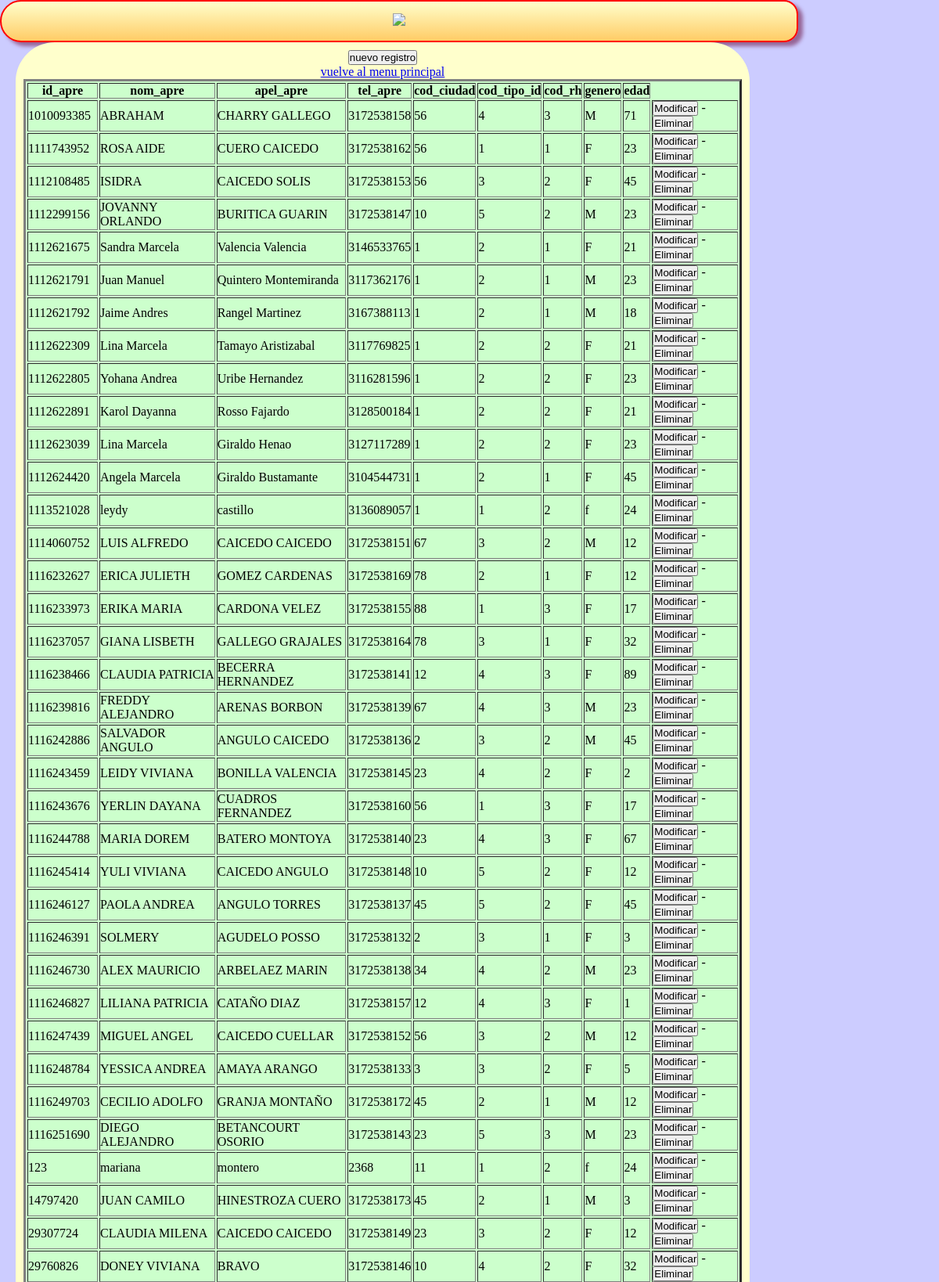
The page /aprendiz/index.php (upper part) on the database its author committed.
### tables this page shows
CREATE TABLE IF NOT EXISTS `aprendiz` (
  `id_apre` varchar(12) NOT NULL DEFAULT '',
  `nom_apre` varchar(60) DEFAULT NULL,
  `apel_apre` varchar(60) DEFAULT NULL,
  `tel_apre` varchar(12) DEFAULT NULL,
  `cod_ciudad` varchar(2) DEFAULT NULL,
  `cod_tipo_id` varchar(3) DEFAULT NULL,
  `cod_rh` varchar(3) DEFAULT NULL,
  `genero` varchar(2) DEFAULT NULL,
  `edad` varchar(2) DEFAULT NULL,
  PRIMARY KEY (`id_apre`),
  KEY `cod_ciudad` (`cod_ciudad`),
  KEY `cod_tipo_id` (`cod_tipo_id`),
  KEY `cod_rh` (`cod_rh`)
);

### aprendiz/view/viewClass.php (called while the page is built, shortened)
<?php
class viewClass {
  static public function renderHTML($view, $args = NULL) {
    include_once 'templates/' . $view;
  }
}

### librerias/dataBaseClass.php (called while the page is built, shortened)
<?php
class dataBaseClass {
  static private $host = 'localhost';
  static private $port = 3306,
          $dbname = 'bddesercion',
          $user = 'root',
          $password = '',
          $driver = 'mysql',
          $instance = NULL;
  static public function getInstance() {
    return self::$instance;
  }
  static private function connect() {
    try {
      $dsn = self::$driver
              . ':host='. self::$host
              . ';port=' . self::$port
              . ';dbname=' . self::$dbname;
      self::$instance = new PDO($dsn, self::$user, self::$password);
      return true;
    } catch (PDOException $e) {
      echo $e->getMessage();
    }
  }
}

### aprendiz/model/modelClass.php (called while the page is built, shortened)
<?php
class modelClass {
  static public function getAll() {
    try {
      $sql = 'SELECT aprendiz.id_apre,nom_apre,apel_apre,tel_apre,cod_ciudad,cod_tipo_id,cod_rh,genero,edad FROM aprendiz';
      return dataBaseClass::getInstance()->query($sql)->fetchAll(PDO::FETCH_ASSOC);
    } catch (PDOException $e) {
      return $e;
    }
  }
}

### aprendiz/view/templates/index.php (the view, shortened to what this page needs)
<!DOCTYPE html>
<html lang="es" >
      <head>
      <link rel="stylesheet" href="css/miestilo.css">
       </head>
    <body>
       <div id="baseglobal">
       <header id="Encabezados">
       <th><img src="objetos/aprendiz.gif"> </th>
      </header>
	     <section id="contenido"><center>
         <article>
    <div id="lnkNuevo">
          <a href="index.php?action=create"><button type="submit">nuevo registro</button></a>
    </div>
    <table id="tblContenido"  bgcolor=#ccffcc border=3>
      <thead>
        <tr>
          <th>id_apre</th>
          <th>nom_apre</th>
		  <th>apel_apre</th>
		  <th>tel_apre</th>
		  <th>cod_ciudad</th>
		  <th>cod_tipo_id</th>
		  <th>cod_rh</th>
		  <th>genero</th>
		  <th>edad</th>
        </tr>
      </thead>
      <tbody>
        <?php foreach ($datos as $row): ?>
          <tr>
            <td><?php echo $row['id_apre'] ?></td>
            <td><?php echo $row['nom_apre'] ?></td>
			<td><?php echo $row['apel_apre'] ?></td>
           <td><?php echo $row['tel_apre'] ?></td>
		   <td><?php echo $row['cod_ciudad'] ?></td>
           <td><?php echo $row['cod_tipo_id'] ?></td>
           <td><?php echo $row['cod_rh'] ?></td>
           <td><?php echo $row['genero'] ?></td>
          <td><?php echo $row['edad'] ?></td>
         <td><a href="index.php?action=update&amp;id_apre=<?php echo $row['id_apre'] ?>"><button type="submit">Modificar</button></a> -
		 <a href="index.php?action=delete&amp;id_apre=<?php echo $row['id_apre'] ?>"><button type="submit">Eliminar</button></a></td>
          </tr>
        <?php endforeach ?>
		<a href="http://localhost/taller2Pradera-leydy/">vuelve al menu principal
      </tbody>
    </table>
  </body>
</html>

### aprendiz/css/miestilo.css (style rules this page uses)
* { margin:0px; padding:0px; }
header,nav,section,aside,focter,nav { display:block; }
body { text-align: center; background:#ccccff; }
#baseglobal { width:85%; background:#ccccff; }
#Encabezados { background: -webkit-linear-gradient(top,#ffffcc,#ffcc66); background:-moz-linear-gradient(top,#ffffcc,#ffcc66); border: 2px solid red; padding: 15px; color:#66cc33; -moz-border-radius:30px 20px 20px 30px; -webkit-border-radius:30px 20px 20px 30px; border-radius: 30px 20px 20px 30px; -moz-box-shadow:rgb(150,100,150) 6px 5px 5px; -webkit-box-shadow:rgb(150,100,150) 6px 5px 5px; box-shadow:rgb(150,100,150) 6px 5px 5px; }
#contenido { background:#ffffcc; list-style:none; width:90%; padding:10px; float:left; margin-left:20px; -moz-border-radius:50px; -webkit-border-radius:50px; border-radius: 50px; margin-bottom:50px; }

### rows shown on the page
aprendiz: id_apre "1010093385", nom_apre "ABRAHAM", apel_apre "CHARRY GALLEGO", tel_apre "3172538158", cod_ciudad "56", cod_tipo "4", cod_rh "3", genero "M", edad "71"
aprendiz: id_apre "1111743952", nom_apre "ROSA AIDE", apel_apre "CUERO CAICEDO", tel_apre "3172538162", cod_ciudad "56", cod_tipo "1", cod_rh "1", genero "F", edad "23"
aprendiz: id_apre "1112108485", nom_apre "ISIDRA", apel_apre "CAICEDO SOLIS", tel_apre "3172538153", cod_ciudad "56", cod_tipo "3", cod_rh "2", genero "F", edad "45"
aprendiz: id_apre "1112299156", nom_apre "JOVANNY ORLANDO", apel_apre "BURITICA GUARIN", tel_apre "3172538147", cod_ciudad "10", cod_tipo "5", cod_rh "2", genero "M", edad "23"
aprendiz: id_apre "1112621675", nom_apre "Sandra Marcela", apel_apre "Valencia Valencia", tel_apre "3146533765", cod_ciudad "1", cod_tipo "2", cod_rh "1", genero "F", edad "21"
aprendiz: id_apre "1112621791", nom_apre "Juan Manuel", apel_apre "Quintero Montemiranda", tel_apre "3117362176", cod_ciudad "1", cod_tipo "2", cod_rh "1", genero "M", edad "23"
aprendiz: id_apre "1112621792", nom_apre "Jaime Andres", apel_apre "Rangel Martinez", tel_apre "3167388113", cod_ciudad "1", cod_tipo "2", cod_rh "1", genero "M", edad "18"
aprendiz: id_apre "1112622309", nom_apre "Lina Marcela", apel_apre "Tamayo Aristizabal", tel_apre "3117769825", cod_ciudad "1", cod_tipo "2", cod_rh "2", genero "F", edad "21"
aprendiz: id_apre "1112622805", nom_apre "Yohana Andrea", apel_apre "Uribe Hernandez", tel_apre "3116281596", cod_ciudad "1", cod_tipo "2", cod_rh "2", genero "F", edad "23"
aprendiz: id_apre "1112622891", nom_apre "Karol Dayanna", apel_apre "Rosso Fajardo", tel_apre "3128500184", cod_ciudad "1", cod_tipo "2", cod_rh "2", genero "F", edad "21"
aprendiz: id_apre "1112623039", nom_apre "Lina Marcela", apel_apre "Giraldo Henao", tel_apre "3127117289", cod_ciudad "1", cod_tipo "2", cod_rh "2", genero "F", edad "23"
aprendiz: id_apre "1112624420", nom_apre "Angela Marcela", apel_apre "Giraldo Bustamante", tel_apre "3104544731", cod_ciudad "1", cod_tipo "2", cod_rh "1", genero "F", edad "45"
aprendiz: id_apre "1113521028", nom_apre "leydy", apel_apre "castillo", tel_apre "3136089057", cod_ciudad "1", cod_tipo "1", cod_rh "2", genero "f", edad "24"
aprendiz: id_apre "1114060752", nom_apre "LUIS ALFREDO", apel_apre "CAICEDO CAICEDO", tel_apre "3172538151", cod_ciudad "67", cod_tipo "3", cod_rh "2", genero "M", edad "12"
aprendiz: id_apre "1116232627", nom_apre "ERICA JULIETH", apel_apre "GOMEZ CARDENAS", tel_apre "3172538169", cod_ciudad "78", cod_tipo "2", cod_rh "1", genero "F", edad "12"
aprendiz: id_apre "1116233973", nom_apre "ERIKA MARIA", apel_apre "CARDONA VELEZ", tel_apre "3172538155", cod_ciudad "88", cod_tipo "1", cod_rh "3", genero "F", edad "17"
aprendiz: id_apre "1116237057", nom_apre "GIANA LISBETH", apel_apre "GALLEGO GRAJALES", tel_apre "3172538164", cod_ciudad "78", cod_tipo "3", cod_rh "1", genero "F", edad "32"
aprendiz: id_apre "1116238466", nom_apre "CLAUDIA PATRICIA", apel_apre "BECERRA HERNANDEZ", tel_apre "3172538141", cod_ciudad "12", cod_tipo "4", cod_rh "3", genero "F", edad "89"
aprendiz: id_apre "1116239816", nom_apre "FREDDY ALEJANDRO", apel_apre "ARENAS BORBON", tel_apre "3172538139", cod_ciudad "67", cod_tipo "4", cod_rh "3", genero "M", edad "23"
aprendiz: id_apre "1116242886", nom_apre "SALVADOR ANGULO", apel_apre "ANGULO CAICEDO", tel_apre "3172538136", cod_ciudad "2", cod_tipo "3", cod_rh "2", genero "M", edad "45"
aprendiz: id_apre "1116243459", nom_apre "LEIDY VIVIANA", apel_apre "BONILLA VALENCIA", tel_apre "3172538145", cod_ciudad "23", cod_tipo "4", cod_rh "2", genero "F", edad "2"
aprendiz: id_apre "1116243676", nom_apre "YERLIN DAYANA", apel_apre "CUADROS FERNANDEZ", tel_apre "3172538160", cod_ciudad "56", cod_tipo "1", cod_rh "3", genero "F", edad "17"
aprendiz: id_apre "1116244788", nom_apre "MARIA DOREM", apel_apre "BATERO MONTOYA", tel_apre "3172538140", cod_ciudad "23", cod_tipo "4", cod_rh "3", genero "F", edad "67"
aprendiz: id_apre "1116245414", nom_apre "YULI VIVIANA", apel_apre "CAICEDO ANGULO", tel_apre "3172538148", cod_ciudad "10", cod_tipo "5", cod_rh "2", genero "F", edad "12"
aprendiz: id_apre "1116246127", nom_apre "PAOLA ANDREA", apel_apre "ANGULO TORRES", tel_apre "3172538137", cod_ciudad "45", cod_tipo "5", cod_rh "2", genero "F", edad "45"
aprendiz: id_apre "1116246391", nom_apre "SOLMERY", apel_apre "AGUDELO POSSO", tel_apre "3172538132", cod_ciudad "2", cod_tipo "3", cod_rh "1", genero "F", edad "3"
aprendiz: id_apre "1116246730", nom_apre "ALEX MAURICIO", apel_apre "ARBELAEZ MARIN", tel_apre "3172538138", cod_ciudad "34", cod_tipo "4", cod_rh "2", genero "M", edad "23"
aprendiz: id_apre "1116246827", nom_apre "LILIANA PATRICIA", apel_apre "CATAÑO DIAZ", tel_apre "3172538157", cod_ciudad "12", cod_tipo "4", cod_rh "3", genero "F", edad "1"
aprendiz: id_apre "1116247439", nom_apre "MIGUEL ANGEL", apel_apre "CAICEDO CUELLAR", tel_apre "3172538152", cod_ciudad "56", cod_tipo "3", cod_rh "2", genero "M", edad "12"
aprendiz: id_apre "1116248784", nom_apre "YESSICA ANDREA", apel_apre "AMAYA ARANGO", tel_apre "3172538133", cod_ciudad "3", cod_tipo "3", cod_rh "2", genero "F", edad "5"
aprendiz: id_apre "1116249703", nom_apre "CECILIO ADOLFO", apel_apre "GRANJA MONTAÑO", tel_apre "3172538172", cod_ciudad "45", cod_tipo "2", cod_rh "1", genero "M", edad "12"
aprendiz: id_apre "1116251690", nom_apre "DIEGO ALEJANDRO", apel_apre "BETANCOURT OSORIO", tel_apre "3172538143", cod_ciudad "23", cod_tipo "5", cod_rh "3", genero "M", edad "23"
aprendiz: id_apre "123", nom_apre "mariana", apel_apre "montero", tel_apre "2368", cod_ciudad "11", cod_tipo "1", cod_rh "2", genero "f", edad "24"
aprendiz: id_apre "14797420", nom_apre "JUAN CAMILO", apel_apre "HINESTROZA CUERO", tel_apre "3172538173", cod_ciudad "45", cod_tipo "2", cod_rh "1", genero "M", edad "3"
aprendiz: id_apre "29307724", nom_apre "CLAUDIA MILENA", apel_apre "CAICEDO CAICEDO", tel_apre "3172538149", cod_ciudad "23", cod_tipo "3", cod_rh "2", genero "F", edad "12"
aprendiz: id_apre "29760826", nom_apre "DONEY VIVIANA", apel_apre "BRAVO", tel_apre "3172538146", cod_ciudad "10", cod_tipo "4", cod_rh "2", genero "F", edad "32"
